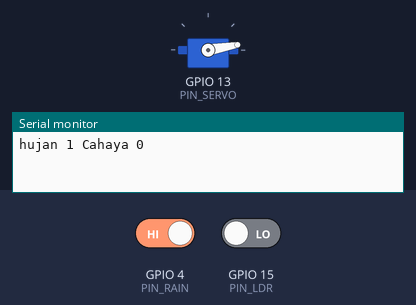
Recording of a sketch running on a simulated ESP32. Shown: servo, the last lines printed to the serial monitor. Inputs (shaded band) come from the test bench; at power-on: GPIO 4 (PIN_RAIN) HIGH, GPIO 15 (PIN_LDR) LOW. WiFi joins after 1.5 s; servers stay silent unless stated.

Above: at 3.0 s.
3.1 s: GPIO 4 (PIN_RAIN) driven LOW
At 4.3 s:
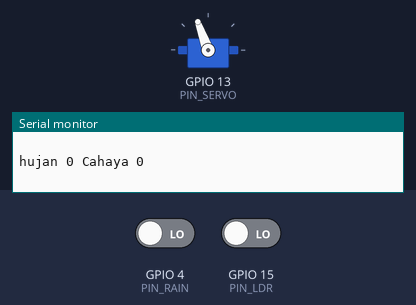
5.3 s: GPIO 4 (PIN_RAIN) driven HIGH
At 7.0 s:
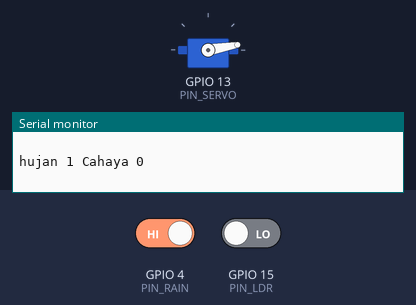
7.3 s: GPIO 15 (PIN_LDR) driven HIGH
At 8.6 s:
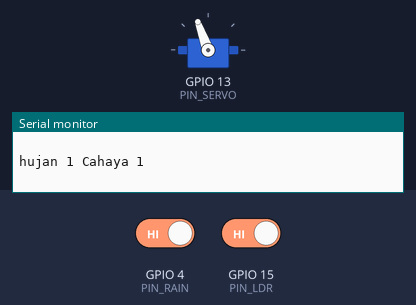
Timing chart, 0 to 10.3 s (numbered marks = the images above; inputs shaded):
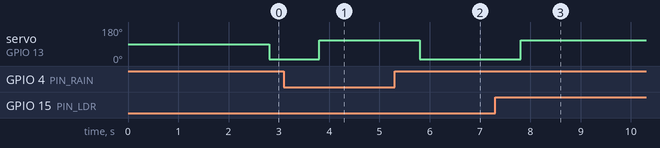

Measured:
- after the input at 3.1 s, servo on GPIO 13 (PIN_SERVO): 10° → 110° after 0.70 s
- after the input at 5.3 s, servo on GPIO 13 (PIN_SERVO): 110° → 10° after 0.50 s
- after the input at 7.3 s, servo on GPIO 13 (PIN_SERVO): 10° → 110° after 0.50 s

The sketch:

ESP32_Blynk_Jemuran_Baju_Otomatis.ino
```cpp
/*
 *  Proyek: Smart Jemuran / Smart Window
 *  Fitur: Tutup otomatis jika nilaiRain atau GELAP
 */

#define BLYNK_TEMPLATE_ID "TMPL6D27F0kXS"
#define BLYNK_TEMPLATE_NAME "Jemuran Baju Otomatis"
#define BLYNK_AUTH_TOKEN "e8BEUcmWMfIukFf-UCFMStXQCnuY_Jvh"

#define BLYNK_TEMPLATE_ID "TMPL6D27F0kXS"
#define BLYNK_TEMPLATE_NAME "Jemuran Baju Otomatis"

#include <WiFi.h>
#include <BlynkSimpleEsp32.h>
#include <ESP32Servo.h>

// Konfigurasi WiFi
char auth[] = BLYNK_AUTH_TOKEN;
char ssid[] = "muktafi";
char pass[] = "12443411";

// Definisi Pin
#define PIN_LDR 15
#define PIN_RAIN 4
#define PIN_SERVO 13

Servo myservo;
BlynkTimer timer;

int tutup = 110;
int buka = 10;

void sendSensorData() {
  int nilaiLDR = digitalRead(PIN_LDR);
  int nilaiRain = digitalRead(PIN_RAIN);

  // Kirim data ke Aplikasi Blynk
  Blynk.virtualWrite(V1, nilaiLDR);
  Blynk.virtualWrite(V2, nilaiRain);

  // LOGIKA KONTROL SERVO
  // menulis pada serial monitor pembacaan sensor hujan dan cahaya
  // hasil output data sensor bisa dilihat di serial monitor arduino
  Serial.print("hujan ");
  Serial.print(nilaiRain);
  Serial.print(" ");
  Serial.print("Cahaya ");
  Serial.println(nilaiLDR);
  Serial.println(" ");

  // sensor hujan akan bernilai = 0 saat ada air
  // sensor Cahaya akan bernilai = 1 saat gelap
  // dan berlaku sebaliknya
  // jika kondisi hujan dan mendung
  if (nilaiRain == 0 && nilaiLDR == 1) {
    // servo menutup
    myservo.write(tutup);
    Blynk.virtualWrite(V3, "Kondisi: AMAN (Tertutup)");
  }

  //=================================================
  // jika kondisi hujan
  else if (nilaiRain == 0 && nilaiLDR == 0) {
    // servo menutup
    myservo.write(tutup);
    Blynk.virtualWrite(V3, "Kondisi: AMAN (Tertutup)");
  }


  //==================================================
  // jika kondisi mendung
  else if (nilaiRain == 1 && nilaiLDR == 1) {
    // servo menutup
    myservo.write(tutup);
    Blynk.virtualWrite(V3, "Kondisi: AMAN (Tertutup)");
  }

  //==================================================
  // jika kondisi tidak hujan dan tidak mendung
  else if (nilaiRain == 1 && nilaiLDR == 0) {
    // servo membuka
    myservo.write(buka);
    Blynk.virtualWrite(V3, "Kondisi: MENJEMUR (Terbuka)");
  }
}

void setup() {
  Serial.begin(9600);

  // Setup Servo menggunakan ESP32Servo
  myservo.attach(PIN_SERVO);

  // Inisialisasi Blynk
  Blynk.begin(auth, ssid, pass);

  // Jalankan fungsi setiap 1 detik
  timer.setInterval(1000L, sendSensorData);
}

void loop() {
  Blynk.run();
  timer.run();
}
```
